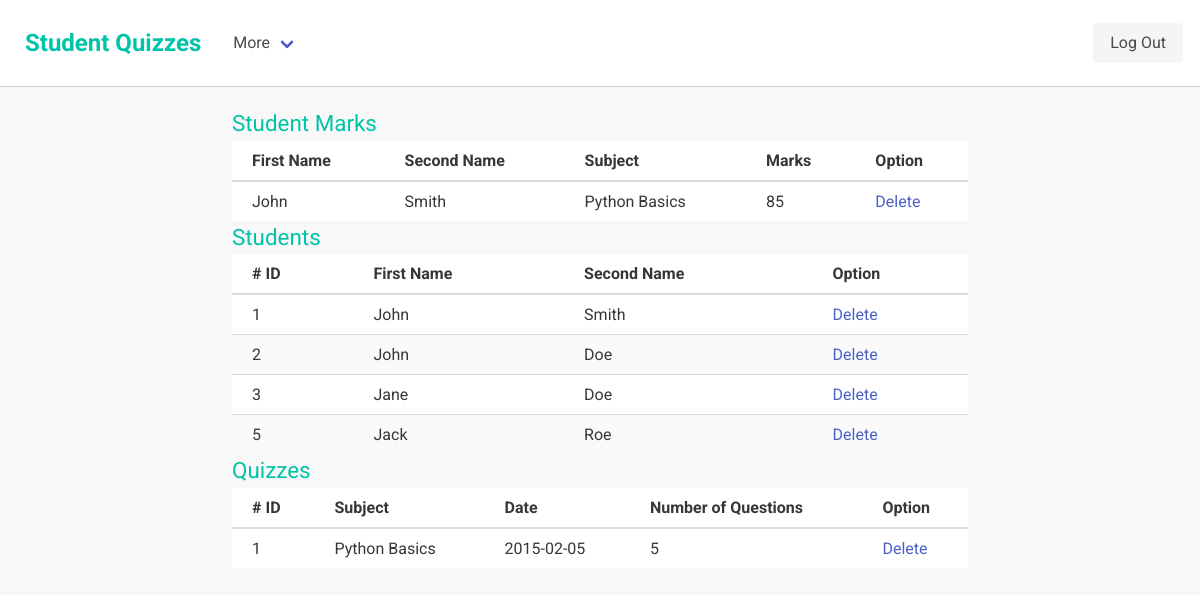
/dashboard (signed in), run on the app's committed database.
### tables this page shows
CREATE TABLE Student_Result(
    id INTEGER PRIMARY KEY AUTOINCREMENT,
    student_id INTEGER,
    quiz_id INTEGER,
    marks INTEGER
);

CREATE TABLE Student(
    id INTEGER PRIMARY KEY AUTOINCREMENT,
    first_name TEXT,
    last_name TEXT
);

CREATE TABLE Quizzes(
    id INTEGER PRIMARY KEY AUTOINCREMENT,
    subject TEXT,
    quiz_date TEXT,
    no_questions INTEGER
);

### app.py (the view)
@app.route('/dashboard')
@login_required
def index():
    student_results=StudentMarks().viewall()
    students=Student().view_all_students()
    quizzes= Quizzes().view_all_quizzes()
    return render_template('index.html', student_results=student_results,students=students, quizzes=quizzes)

### app.py (called while the page is built)
@login.user_loader
def load_user(id):
    return User.User.query.get(id)

### models/Quizzes.py (called while the page is built)
    def view_all_quizzes(self):
        query="SELECT * FROM Quizzes"
        result=self.fetch_all_rows(query)
        return result

### models/Student.py (called while the page is built)
    def view_all_students(self):
        query="SELECT * FROM Student"
        result=self.fetch_all_rows(query)
        return result

### models/StudentMarks.py (called while the page is built)
    def viewall(self):
        query="""select sm.id, sm.marks , s.first_name, s.last_name, q.subject from Student_Result sm
        INNER JOIN Student s on sm.student_id=s.id
        INNER JOIN Quizzes q on sm.quiz_id=q.id;"""
        result=self.fetch_all_rows(query)
        return result

### models/database.py (called while the page is built)
    def fetch_all_rows(self,query):
        conn=sqlite3.connect("./hw13.db")
        cur=conn.cursor()
        cur.execute(query)
        all_rows=cur.fetchall()
        return all_rows

### templates/index.html (shortened to what this page needs)
{% extends "base.html" %}
{% block content %}
<div class="container">
    <div class="container-contents">
        <h1 style="color:#00C4A7;font-size:1.4em;">Student Marks</h1>
        <table class="table is-hoverable is-striped">
            <thead>
                <th>First Name</th>
                <th>Second Name</th>
                <th>Subject</th>
                <th>Marks</th>
                <th>Option</th>
            </thead>
            <tbody>
                {% for result in student_results%}
                    <tr>
                        <td>{{result[2]}}</td>
                        <td>{{result[3]}}</td>
                        <td>{{result[4]}}</td>
                        <td>{{result[1]}}</td>
                        {% if result %}<td><a href="marks/delete/{{result[0]}}">Delete</a></td>{%endif%}
                    </tr>
                {% endfor %}
            </tbody>
        </table>
    </div>
    <div class="container-contents">
        <h1 style="color:#00C4A7;font-size:1.4em;">Students</h1>
            <table class="table is-hoverable is-striped">
                <thead>
                    <th># ID</th>
                    <th>First Name</th>
                    <th>Second Name</th>
                    <th>Option</th>
                </thead>
                <tbody>
                    {% for student in students%}
                        <tr>
                            <td>{{student[0]}}</td>
                            <td>{{student[1]}}</td>
                            <td>{{student[2]}}</td>
                            {% if student %}<td><a href="student/delete/{{student[0]}}">Delete</a></td>{%endif%}
                        </tr>
                    {% endfor %}
                </tbody>
            </table>
    </div>
    <div class="container-contents">
        <h1 style="color:#00C4A7;font-size:1.4em;">Quizzes</h1>
        <table class="table is-hoverable is-striped">
            <thead>
                <th># ID</th>
                <th>Subject</th>
                <th>Date</th>
                <th>Number of Questions</th>
                <th>Option</th>
            </thead>
            <tbody>
                {% for quiz in quizzes%}
                    <tr>
                        <td>{{quiz[0]}}</td>
                        <td>{{quiz[1]}}</td>
                        <td>{{quiz[2]}}</td>
                        <td>{{quiz[3]}}</td>
                        {% if quiz %}<td><a href="quiz/delete/{{quiz[0]}}">Delete</a></td>{%endif%}
                    </tr>
                {% endfor %}
            </tbody>
        </table>
    </div>
</div>
{% endblock %}

### templates/base.html (shortened to what this page needs)
<html>
    <head>
        <link rel="stylesheet" href="https://cdnjs.cloudflare.com/ajax/libs/bulma/0.6.2/css/bulma.min.css" />
    </head>
    <body>
        <nav class="navbar" role="navigation" aria-label="main navigation">
            <div class="navbar-brand">
              <p class="logo">Student Quizzes</p>
            </div>
            <div id="navbarBasicExample" class="navbar-menu">
              <div class="navbar-start">
                <div class="navbar-item has-dropdown is-hoverable">
                  <a class="navbar-link">
                    More
                  </a>
                </div>
              </div>
            </div>
            <div class="navbar-end">
              <div class="navbar-item">
                <div class="buttons">
                  {% if current_user.is_anonymous %}
                  <a class="button is-primary" href="{{url_for('login')}}">
                    <strong>Log In</strong>
                  </a>
                  {% else %}
                  <a class="button is-light" href="{{url_for('logout')}}">
                    Log Out
                  </a>
                  {% endif %}
                </div>
              </div>
            </div>
        </nav>
        {% block content %}{% endblock %}
    </body>
</html>

### templates/index.html (style rules this page uses)
table { background-color: #fff; width:100%; padding:20px !important; }
th, td { padding:10px 20px !important; }
.container-contents { width:80%; margin: 0 auto; }

### templates/base.html (style rules this page uses)
body { font-family: 'Roboto', sans-serif; margin: 0; background-color: #F9F8F8; }
.navbar { padding:5px; background-color: #fff; border-bottom: 1px solid #CDCDCD; }
.logo { font-weight: bold; font-size: 1.5em; color:#00C4A7; padding:20px 20px; }
.container { padding:20px; }

### data on the page
Student_Result: first_name "John", last_name "Smith", subject "Python Basics", marks "85"
Student: id "1", first_name "John", last_name "Smith"
Student: id "2", first_name "John", last_name "Doe"
Student: id "3", first_name "Jane", last_name "Doe"
Student: id "5", first_name "Jack", last_name "Roe"
Quizzes: id "1", subject "Python Basics", quiz_date "2015-02-05", no_questions "5"
